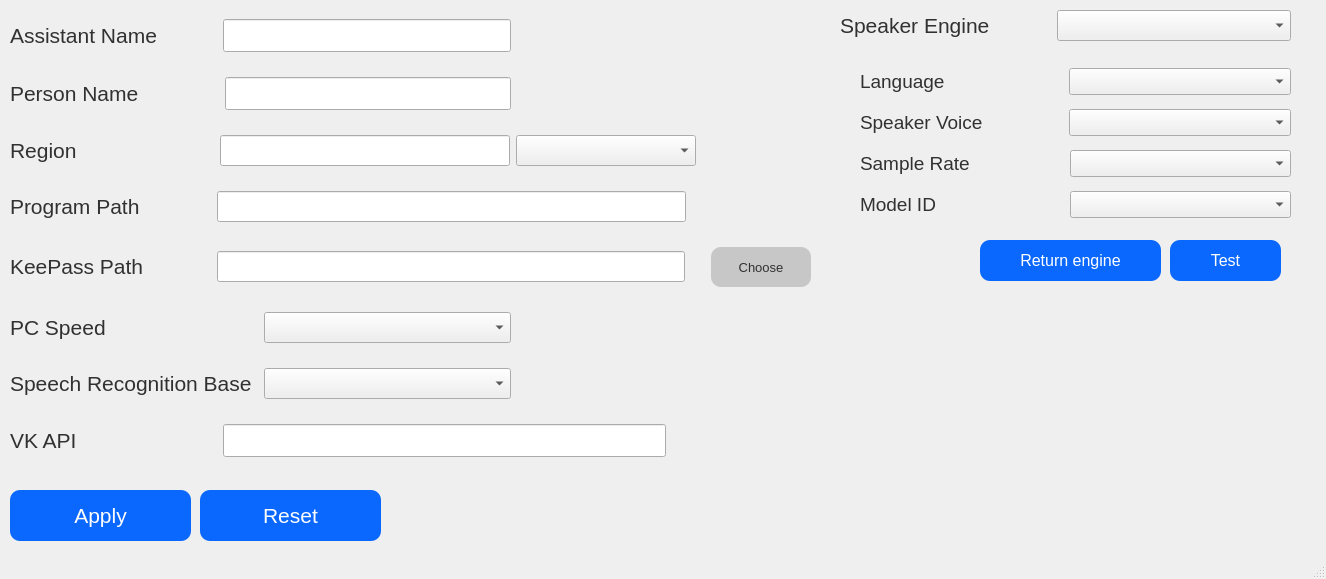
<?xml version="1.0" encoding="UTF-8"?>
<ui version="4.0">
 <class>Settings_window</class>
 <widget class="QMainWindow" name="Settings_window">
  <property name="geometry">
   <rect>
    <x>0</x>
    <y>0</y>
    <width>1326</width>
    <height>579</height>
   </rect>
  </property>
  <property name="windowTitle">
   <string>MainWindow</string>
  </property>
  <widget class="QWidget" name="centralwidget">
   <widget class="QWidget" name="verticalLayoutWidget_2">
    <property name="geometry">
     <rect>
      <x>860</x>
      <y>60</y>
      <width>451</width>
      <height>167</height>
     </rect>
    </property>
    <layout class="QVBoxLayout" name="verticalLayout_2">
     <item>
      <layout class="QHBoxLayout" name="horizontalLayout_11">
       <item>
        <widget class="QLabel" name="label_12">
         <property name="maximumSize">
          <size>
           <width>103</width>
           <height>29</height>
          </size>
         </property>
         <property name="styleSheet">
          <string notr="true">color: rgb(49, 49, 49);</string>
         </property>
         <property name="text">
          <string>&lt;html&gt;&lt;head/&gt;&lt;body&gt;&lt;p&gt;&lt;span style=&quot; font-size:14pt;&quot;&gt;Language&lt;/span&gt;&lt;/p&gt;&lt;/body&gt;&lt;/html&gt;</string>
         </property>
        </widget>
       </item>
       <item>
        <spacer name="horizontalSpacer_19">
         <property name="orientation">
          <enum>Qt::Horizontal</enum>
         </property>
         <property name="sizeType">
          <enum>QSizePolicy::Fixed</enum>
         </property>
         <property name="sizeHint" stdset="0">
          <size>
           <width>100</width>
           <height>20</height>
          </size>
         </property>
        </spacer>
       </item>
       <item>
        <widget class="QComboBox" name="language">
         <property name="font">
          <font>
           <pointsize>12</pointsize>
          </font>
         </property>
        </widget>
       </item>
       <item>
        <spacer name="horizontalSpacer_20">
         <property name="orientation">
          <enum>Qt::Horizontal</enum>
         </property>
         <property name="sizeType">
          <enum>QSizePolicy::Fixed</enum>
         </property>
         <property name="sizeHint" stdset="0">
          <size>
           <width>20</width>
           <height>20</height>
          </size>
         </property>
        </spacer>
       </item>
      </layout>
     </item>
     <item>
      <layout class="QHBoxLayout" name="horizontalLayout_13">
       <item>
        <widget class="QLabel" name="label_14">
         <property name="maximumSize">
          <size>
           <width>150</width>
           <height>29</height>
          </size>
         </property>
         <property name="styleSheet">
          <string notr="true">color: rgb(49, 49, 49);</string>
         </property>
         <property name="text">
          <string>&lt;html&gt;&lt;head/&gt;&lt;body&gt;&lt;p&gt;&lt;span style=&quot; font-size:14pt;&quot;&gt;Speaker Voice&lt;/span&gt;&lt;/p&gt;&lt;/body&gt;&lt;/html&gt;</string>
         </property>
        </widget>
       </item>
       <item>
        <spacer name="horizontalSpacer_23">
         <property name="orientation">
          <enum>Qt::Horizontal</enum>
         </property>
         <property name="sizeType">
          <enum>QSizePolicy::Fixed</enum>
         </property>
         <property name="sizeHint" stdset="0">
          <size>
           <width>53</width>
           <height>20</height>
          </size>
         </property>
        </spacer>
       </item>
       <item>
        <widget class="QComboBox" name="speaker_voice">
         <property name="font">
          <font>
           <pointsize>12</pointsize>
          </font>
         </property>
        </widget>
       </item>
       <item>
        <spacer name="horizontalSpacer_24">
         <property name="orientation">
          <enum>Qt::Horizontal</enum>
         </property>
         <property name="sizeType">
          <enum>QSizePolicy::Fixed</enum>
         </property>
         <property name="sizeHint" stdset="0">
          <size>
           <width>20</width>
           <height>20</height>
          </size>
         </property>
        </spacer>
       </item>
      </layout>
     </item>
     <item>
      <layout class="QHBoxLayout" name="horizontalLayout_15">
       <item>
        <widget class="QLabel" name="label_16">
         <property name="maximumSize">
          <size>
           <width>134</width>
           <height>29</height>
          </size>
         </property>
         <property name="styleSheet">
          <string notr="true">color: rgb(49, 49, 49);</string>
         </property>
         <property name="text">
          <string>&lt;html&gt;&lt;head/&gt;&lt;body&gt;&lt;p&gt;&lt;span style=&quot; font-size:14pt;&quot;&gt;Sample Rate&lt;/span&gt;&lt;/p&gt;&lt;/body&gt;&lt;/html&gt;</string>
         </property>
        </widget>
       </item>
       <item>
        <spacer name="horizontalSpacer_27">
         <property name="orientation">
          <enum>Qt::Horizontal</enum>
         </property>
         <property name="sizeType">
          <enum>QSizePolicy::Fixed</enum>
         </property>
         <property name="sizeHint" stdset="0">
          <size>
           <width>70</width>
           <height>20</height>
          </size>
         </property>
        </spacer>
       </item>
       <item>
        <widget class="QComboBox" name="sample_rate">
         <property name="font">
          <font>
           <pointsize>12</pointsize>
          </font>
         </property>
        </widget>
       </item>
       <item>
        <spacer name="horizontalSpacer_28">
         <property name="orientation">
          <enum>Qt::Horizontal</enum>
         </property>
         <property name="sizeType">
          <enum>QSizePolicy::Fixed</enum>
         </property>
         <property name="sizeHint" stdset="0">
          <size>
           <width>20</width>
           <height>20</height>
          </size>
         </property>
        </spacer>
       </item>
      </layout>
     </item>
     <item>
      <layout class="QHBoxLayout" name="horizontalLayout_12">
       <item>
        <widget class="QLabel" name="label_13">
         <property name="maximumSize">
          <size>
           <width>96</width>
           <height>29</height>
          </size>
         </property>
         <property name="styleSheet">
          <string notr="true">color: rgb(49, 49, 49);</string>
         </property>
         <property name="text">
          <string>&lt;html&gt;&lt;head/&gt;&lt;body&gt;&lt;p&gt;&lt;span style=&quot; font-size:14pt;&quot;&gt;Model ID&lt;/span&gt;&lt;/p&gt;&lt;/body&gt;&lt;/html&gt;</string>
         </property>
        </widget>
       </item>
       <item>
        <spacer name="horizontalSpacer_21">
         <property name="orientation">
          <enum>Qt::Horizontal</enum>
         </property>
         <property name="sizeType">
          <enum>QSizePolicy::Fixed</enum>
         </property>
         <property name="sizeHint" stdset="0">
          <size>
           <width>108</width>
           <height>20</height>
          </size>
         </property>
        </spacer>
       </item>
       <item>
        <widget class="QComboBox" name="model_id">
         <property name="font">
          <font>
           <pointsize>12</pointsize>
          </font>
         </property>
        </widget>
       </item>
       <item>
        <spacer name="horizontalSpacer_22">
         <property name="orientation">
          <enum>Qt::Horizontal</enum>
         </property>
         <property name="sizeType">
          <enum>QSizePolicy::Fixed</enum>
         </property>
         <property name="sizeHint" stdset="0">
          <size>
           <width>20</width>
           <height>20</height>
          </size>
         </property>
        </spacer>
       </item>
      </layout>
     </item>
    </layout>
   </widget>
   <widget class="QPushButton" name="test">
    <property name="enabled">
     <bool>true</bool>
    </property>
    <property name="geometry">
     <rect>
      <x>1170</x>
      <y>240</y>
      <width>111</width>
      <height>41</height>
     </rect>
    </property>
    <property name="sizePolicy">
     <sizepolicy hsizetype="Maximum" vsizetype="Maximum">
      <horstretch>0</horstretch>
      <verstretch>0</verstretch>
     </sizepolicy>
    </property>
    <property name="maximumSize">
     <size>
      <width>200</width>
      <height>60</height>
     </size>
    </property>
    <property name="font">
     <font>
      <family>MS Shell Dlg 2</family>
      <pointsize>12</pointsize>
      <weight>50</weight>
      <italic>false</italic>
      <bold>false</bold>
     </font>
    </property>
    <property name="styleSheet">
     <string notr="true">QPushButton{
	background-color: rgb(10, 104, 255);
	color: rgb(255, 255, 255);
	font: 12pt &quot;MS Shell Dlg 2&quot;;
	border-radius: 10px;
}

QPushButton:hover{
	background-color: rgb(57, 159, 255);
	color: rgb(255, 255, 255);
	font: 12pt &quot;MS Shell Dlg 2&quot;;
	border-radius: 10px;
}

QPushButton:pressed{
	background-color: rgb(10, 104, 255);
	color: rgb(255, 255, 255);
	font: 12pt &quot;MS Shell Dlg 2&quot;;
	border-radius: 10px;
	
}</string>
    </property>
    <property name="text">
     <string>Test</string>
    </property>
   </widget>
   <widget class="QWidget" name="horizontalLayoutWidget_10">
    <property name="geometry">
     <rect>
      <x>840</x>
      <y>0</y>
      <width>471</width>
      <height>51</height>
     </rect>
    </property>
    <layout class="QHBoxLayout" name="horizontalLayout_10">
     <item>
      <widget class="QLabel" name="label_11">
       <property name="maximumSize">
        <size>
         <width>201</width>
         <height>41</height>
        </size>
       </property>
       <property name="styleSheet">
        <string notr="true">color: rgb(49, 49, 49);</string>
       </property>
       <property name="text">
        <string>&lt;html&gt;&lt;head/&gt;&lt;body&gt;&lt;p&gt;&lt;span style=&quot; font-size:16pt;&quot;&gt;Speaker Engine&lt;/span&gt;&lt;/p&gt;&lt;/body&gt;&lt;/html&gt;</string>
       </property>
      </widget>
     </item>
     <item>
      <spacer name="horizontalSpacer_17">
       <property name="orientation">
        <enum>Qt::Horizontal</enum>
       </property>
       <property name="sizeType">
        <enum>QSizePolicy::Fixed</enum>
       </property>
       <property name="sizeHint" stdset="0">
        <size>
         <width>10</width>
         <height>20</height>
        </size>
       </property>
      </spacer>
     </item>
     <item>
      <widget class="QComboBox" name="speaker_engine">
       <property name="font">
        <font>
         <pointsize>14</pointsize>
        </font>
       </property>
      </widget>
     </item>
     <item>
      <spacer name="horizontalSpacer_18">
       <property name="orientation">
        <enum>Qt::Horizontal</enum>
       </property>
       <property name="sizeType">
        <enum>QSizePolicy::Fixed</enum>
       </property>
       <property name="sizeHint" stdset="0">
        <size>
         <width>20</width>
         <height>20</height>
        </size>
       </property>
      </spacer>
     </item>
    </layout>
   </widget>
   <widget class="QWidget" name="verticalLayoutWidget">
    <property name="geometry">
     <rect>
      <x>10</x>
      <y>0</y>
      <width>801</width>
      <height>481</height>
     </rect>
    </property>
    <layout class="QVBoxLayout" name="verticalLayout">
     <item>
      <layout class="QHBoxLayout" name="horizontalLayout_5">
       <item>
        <widget class="QLabel" name="label_6">
         <property name="styleSheet">
          <string notr="true">color: rgb(49, 49, 49);</string>
         </property>
         <property name="text">
          <string>&lt;html&gt;&lt;head/&gt;&lt;body&gt;&lt;p&gt;&lt;span style=&quot; font-size:16pt;&quot;&gt;Assistant Name&lt;/span&gt;&lt;/p&gt;&lt;/body&gt;&lt;/html&gt;</string>
         </property>
        </widget>
       </item>
       <item>
        <spacer name="horizontalSpacer_5">
         <property name="orientation">
          <enum>Qt::Horizontal</enum>
         </property>
         <property name="sizeType">
          <enum>QSizePolicy::Minimum</enum>
         </property>
         <property name="sizeHint" stdset="0">
          <size>
           <width>60</width>
           <height>20</height>
          </size>
         </property>
        </spacer>
       </item>
       <item>
        <widget class="QLineEdit" name="assistant_name">
         <property name="sizePolicy">
          <sizepolicy hsizetype="Expanding" vsizetype="Fixed">
           <horstretch>0</horstretch>
           <verstretch>0</verstretch>
          </sizepolicy>
         </property>
         <property name="font">
          <font>
           <pointsize>16</pointsize>
          </font>
         </property>
         <property name="styleSheet">
          <string notr="true">color: rgb(49, 49, 49);</string>
         </property>
         <property name="text">
          <string/>
         </property>
        </widget>
       </item>
       <item>
        <spacer name="horizontalSpacer_9">
         <property name="orientation">
          <enum>Qt::Horizontal</enum>
         </property>
         <property name="sizeType">
          <enum>QSizePolicy::Fixed</enum>
         </property>
         <property name="sizeHint" stdset="0">
          <size>
           <width>300</width>
           <height>20</height>
          </size>
         </property>
        </spacer>
       </item>
      </layout>
     </item>
     <item>
      <layout class="QHBoxLayout" name="horizontalLayout_3">
       <item>
        <widget class="QLabel" name="label_4">
         <property name="styleSheet">
          <string notr="true">color: rgb(49, 49, 49);</string>
         </property>
         <property name="text">
          <string>&lt;html&gt;&lt;head/&gt;&lt;body&gt;&lt;p&gt;&lt;span style=&quot; font-size:16pt;&quot;&gt;Person Name&lt;/span&gt;&lt;/p&gt;&lt;/body&gt;&lt;/html&gt;</string>
         </property>
        </widget>
       </item>
       <item>
        <spacer name="horizontalSpacer_3">
         <property name="orientation">
          <enum>Qt::Horizontal</enum>
         </property>
         <property name="sizeType">
          <enum>QSizePolicy::Fixed</enum>
         </property>
         <property name="sizeHint" stdset="0">
          <size>
           <width>80</width>
           <height>20</height>
          </size>
         </property>
        </spacer>
       </item>
       <item>
        <widget class="QLineEdit" name="person_name">
         <property name="sizePolicy">
          <sizepolicy hsizetype="Expanding" vsizetype="Fixed">
           <horstretch>0</horstretch>
           <verstretch>0</verstretch>
          </sizepolicy>
         </property>
         <property name="font">
          <font>
           <pointsize>16</pointsize>
          </font>
         </property>
         <property name="styleSheet">
          <string notr="true">color: rgb(49, 49, 49);</string>
         </property>
         <property name="text">
          <string/>
         </property>
        </widget>
       </item>
       <item>
        <spacer name="horizontalSpacer_10">
         <property name="orientation">
          <enum>Qt::Horizontal</enum>
         </property>
         <property name="sizeType">
          <enum>QSizePolicy::Fixed</enum>
         </property>
         <property name="sizeHint" stdset="0">
          <size>
           <width>300</width>
           <height>20</height>
          </size>
         </property>
        </spacer>
       </item>
      </layout>
     </item>
     <item>
      <layout class="QHBoxLayout" name="horizontalLayout_4">
       <item>
        <widget class="QLabel" name="label_5">
         <property name="styleSheet">
          <string notr="true">color: rgb(49, 49, 49);</string>
         </property>
         <property name="text">
          <string>&lt;html&gt;&lt;head/&gt;&lt;body&gt;&lt;p&gt;&lt;span style=&quot; font-size:16pt;&quot;&gt;Region&lt;/span&gt;&lt;/p&gt;&lt;/body&gt;&lt;/html&gt;</string>
         </property>
        </widget>
       </item>
       <item>
        <widget class="QLineEdit" name="line_region">
         <property name="sizePolicy">
          <sizepolicy hsizetype="Expanding" vsizetype="Fixed">
           <horstretch>0</horstretch>
           <verstretch>0</verstretch>
          </sizepolicy>
         </property>
         <property name="minimumSize">
          <size>
           <width>260</width>
           <height>31</height>
          </size>
         </property>
         <property name="maximumSize">
          <size>
           <width>290</width>
           <height>31</height>
          </size>
         </property>
         <property name="font">
          <font>
           <pointsize>16</pointsize>
          </font>
         </property>
         <property name="styleSheet">
          <string notr="true">color: rgb(49, 49, 49);</string>
         </property>
         <property name="text">
          <string/>
         </property>
        </widget>
       </item>
       <item>
        <widget class="QComboBox" name="region">
         <property name="maximumSize">
          <size>
           <width>180</width>
           <height>16777215</height>
          </size>
         </property>
         <property name="font">
          <font>
           <pointsize>14</pointsize>
          </font>
         </property>
        </widget>
       </item>
       <item>
        <spacer name="horizontalSpacer_11">
         <property name="orientation">
          <enum>Qt::Horizontal</enum>
         </property>
         <property name="sizeType">
          <enum>QSizePolicy::Fixed</enum>
         </property>
         <property name="sizeHint" stdset="0">
          <size>
           <width>115</width>
           <height>20</height>
          </size>
         </property>
        </spacer>
       </item>
      </layout>
     </item>
     <item>
      <layout class="QHBoxLayout" name="horizontalLayout_6">
       <item>
        <widget class="QLabel" name="label_7">
         <property name="maximumSize">
          <size>
           <width>191</width>
           <height>52</height>
          </size>
         </property>
         <property name="font">
          <font>
           <pointsize>18</pointsize>
          </font>
         </property>
         <property name="styleSheet">
          <string notr="true">color: rgb(49, 49, 49);</string>
         </property>
         <property name="text">
          <string>&lt;html&gt;&lt;head/&gt;&lt;body&gt;&lt;p&gt;&lt;span style=&quot; font-size:16pt;&quot;&gt;Program Path&lt;/span&gt;&lt;/p&gt;&lt;/body&gt;&lt;/html&gt;</string>
         </property>
        </widget>
       </item>
       <item>
        <spacer name="horizontalSpacer">
         <property name="orientation">
          <enum>Qt::Horizontal</enum>
         </property>
         <property name="sizeType">
          <enum>QSizePolicy::Fixed</enum>
         </property>
         <property name="sizeHint" stdset="0">
          <size>
           <width>10</width>
           <height>20</height>
          </size>
         </property>
        </spacer>
       </item>
       <item>
        <widget class="QLineEdit" name="program_path">
         <property name="sizePolicy">
          <sizepolicy hsizetype="Maximum" vsizetype="Maximum">
           <horstretch>0</horstretch>
           <verstretch>0</verstretch>
          </sizepolicy>
         </property>
         <property name="maximumSize">
          <size>
           <width>600</width>
           <height>31</height>
          </size>
         </property>
         <property name="font">
          <font>
           <pointsize>12</pointsize>
          </font>
         </property>
         <property name="styleSheet">
          <string notr="true">color: rgb(49, 49, 49);</string>
         </property>
        </widget>
       </item>
       <item>
        <spacer name="horizontalSpacer_6">
         <property name="orientation">
          <enum>Qt::Horizontal</enum>
         </property>
         <property name="sizeType">
          <enum>QSizePolicy::Fixed</enum>
         </property>
         <property name="sizeHint" stdset="0">
          <size>
           <width>125</width>
           <height>20</height>
          </size>
         </property>
        </spacer>
       </item>
      </layout>
     </item>
     <item>
      <layout class="QHBoxLayout" name="horizontalLayout_9">
       <item>
        <widget class="QLabel" name="label_10">
         <property name="maximumSize">
          <size>
           <width>191</width>
           <height>51</height>
          </size>
         </property>
         <property name="font">
          <font>
           <pointsize>18</pointsize>
          </font>
         </property>
         <property name="styleSheet">
          <string notr="true">color: rgb(49, 49, 49);</string>
         </property>
         <property name="text">
          <string>&lt;html&gt;&lt;head/&gt;&lt;body&gt;&lt;p&gt;&lt;span style=&quot; font-size:16pt;&quot;&gt;KeePass Path&lt;/span&gt;&lt;/p&gt;&lt;/body&gt;&lt;/html&gt;</string>
         </property>
        </widget>
       </item>
       <item>
        <spacer name="horizontalSpacer_15">
         <property name="orientation">
          <enum>Qt::Horizontal</enum>
         </property>
         <property name="sizeType">
          <enum>QSizePolicy::Fixed</enum>
         </property>
         <property name="sizeHint" stdset="0">
          <size>
           <width>10</width>
           <height>20</height>
          </size>
         </property>
        </spacer>
       </item>
       <item>
        <widget class="QLineEdit" name="keepass_path">
         <property name="sizePolicy">
          <sizepolicy hsizetype="Maximum" vsizetype="Maximum">
           <horstretch>0</horstretch>
           <verstretch>0</verstretch>
          </sizepolicy>
         </property>
         <property name="maximumSize">
          <size>
           <width>600</width>
           <height>31</height>
          </size>
         </property>
         <property name="font">
          <font>
           <pointsize>12</pointsize>
          </font>
         </property>
         <property name="styleSheet">
          <string notr="true">color: rgb(49, 49, 49);</string>
         </property>
        </widget>
       </item>
       <item>
        <spacer name="horizontalSpacer_16">
         <property name="orientation">
          <enum>Qt::Horizontal</enum>
         </property>
         <property name="sizeType">
          <enum>QSizePolicy::Fixed</enum>
         </property>
         <property name="sizeHint" stdset="0">
          <size>
           <width>20</width>
           <height>20</height>
          </size>
         </property>
        </spacer>
       </item>
       <item>
        <widget class="QPushButton" name="choose_keepass_path">
         <property name="enabled">
          <bool>true</bool>
         </property>
         <property name="sizePolicy">
          <sizepolicy hsizetype="Maximum" vsizetype="Maximum">
           <horstretch>0</horstretch>
           <verstretch>0</verstretch>
          </sizepolicy>
         </property>
         <property name="maximumSize">
          <size>
           <width>100</width>
           <height>40</height>
          </size>
         </property>
         <property name="font">
          <font>
           <family>MS Shell Dlg 2</family>
           <pointsize>10</pointsize>
           <weight>50</weight>
           <italic>false</italic>
           <bold>false</bold>
          </font>
         </property>
         <property name="styleSheet">
          <string notr="true">QPushButton{
	background-color: rgb(199, 199, 199);
	color: rgb(49, 49, 49);
	font: 10pt &quot;MS Shell Dlg 2&quot;;
	border-radius: 10px;
}

QPushButton:hover{
	
	background-color: rgb(184, 184, 184);
	color: rgb(49, 49, 49);
	font: 10pt &quot;MS Shell Dlg 2&quot;;
	border-radius: 10px;
}

QPushButton:pressed{
	background-color: rgb(89, 89, 89);
	color: rgb(49, 49, 49);
	font: 10pt &quot;MS Shell Dlg 2&quot;;
	border-radius: 10px;
	
}</string>
         </property>
         <property name="text">
          <string>Choose</string>
         </property>
        </widget>
       </item>
      </layout>
     </item>
     <item>
      <layout class="QHBoxLayout" name="horizontalLayout_2">
       <item>
        <widget class="QLabel" name="label_3">
         <property name="styleSheet">
          <string notr="true">color: rgb(49, 49, 49);</string>
         </property>
         <property name="text">
          <string>&lt;html&gt;&lt;head/&gt;&lt;body&gt;&lt;p&gt;&lt;span style=&quot; font-size:16pt;&quot;&gt;PC Speed&lt;/span&gt;&lt;/p&gt;&lt;/body&gt;&lt;/html&gt;</string>
         </property>
        </widget>
       </item>
       <item>
        <widget class="QComboBox" name="pc_speed">
         <property name="font">
          <font>
           <pointsize>14</pointsize>
          </font>
         </property>
        </widget>
       </item>
       <item>
        <spacer name="horizontalSpacer_12">
         <property name="orientation">
          <enum>Qt::Horizontal</enum>
         </property>
         <property name="sizeType">
          <enum>QSizePolicy::Fixed</enum>
         </property>
         <property name="sizeHint" stdset="0">
          <size>
           <width>300</width>
           <height>20</height>
          </size>
         </property>
        </spacer>
       </item>
      </layout>
     </item>
     <item>
      <layout class="QHBoxLayout" name="horizontalLayout_7">
       <item>
        <widget class="QLabel" name="label_8">
         <property name="styleSheet">
          <string notr="true">color: rgb(49, 49, 49);</string>
         </property>
         <property name="text">
          <string>&lt;html&gt;&lt;head/&gt;&lt;body&gt;&lt;p&gt;&lt;span style=&quot; font-size:16pt;&quot;&gt;Speech Recognition Base&lt;/span&gt;&lt;/p&gt;&lt;/body&gt;&lt;/html&gt;</string>
         </property>
        </widget>
       </item>
       <item>
        <widget class="QComboBox" name="speech_recognition_base">
         <property name="font">
          <font>
           <pointsize>14</pointsize>
          </font>
         </property>
         <property name="placeholderText">
          <string/>
         </property>
        </widget>
       </item>
       <item>
        <spacer name="horizontalSpacer_13">
         <property name="orientation">
          <enum>Qt::Horizontal</enum>
         </property>
         <property name="sizeType">
          <enum>QSizePolicy::Fixed</enum>
         </property>
         <property name="sizeHint" stdset="0">
          <size>
           <width>300</width>
           <height>20</height>
          </size>
         </property>
        </spacer>
       </item>
      </layout>
     </item>
     <item>
      <layout class="QHBoxLayout" name="horizontalLayout_8">
       <item>
        <widget class="QLabel" name="label_9">
         <property name="styleSheet">
          <string notr="true">color: rgb(49, 49, 49);</string>
         </property>
         <property name="text">
          <string>&lt;html&gt;&lt;head/&gt;&lt;body&gt;&lt;p&gt;&lt;span style=&quot; font-size:16pt;&quot;&gt;VK API&lt;/span&gt;&lt;/p&gt;&lt;/body&gt;&lt;/html&gt;</string>
         </property>
        </widget>
       </item>
       <item>
        <spacer name="horizontalSpacer_8">
         <property name="orientation">
          <enum>Qt::Horizontal</enum>
         </property>
         <property name="sizeType">
          <enum>QSizePolicy::Minimum</enum>
         </property>
         <property name="sizeHint" stdset="0">
          <size>
           <width>140</width>
           <height>20</height>
          </size>
         </property>
        </spacer>
       </item>
       <item>
        <widget class="QLineEdit" name="vk_api">
         <property name="sizePolicy">
          <sizepolicy hsizetype="Expanding" vsizetype="Fixed">
           <horstretch>0</horstretch>
           <verstretch>0</verstretch>
          </sizepolicy>
         </property>
         <property name="font">
          <font>
           <pointsize>16</pointsize>
          </font>
         </property>
         <property name="styleSheet">
          <string notr="true">color: rgb(49, 49, 49);</string>
         </property>
        </widget>
       </item>
       <item>
        <spacer name="horizontalSpacer_14">
         <property name="orientation">
          <enum>Qt::Horizontal</enum>
         </property>
         <property name="sizeType">
          <enum>QSizePolicy::Fixed</enum>
         </property>
         <property name="sizeHint" stdset="0">
          <size>
           <width>145</width>
           <height>20</height>
          </size>
         </property>
        </spacer>
       </item>
      </layout>
     </item>
    </layout>
   </widget>
   <widget class="QPushButton" name="backup_to_mine">
    <property name="enabled">
     <bool>true</bool>
    </property>
    <property name="geometry">
     <rect>
      <x>980</x>
      <y>240</y>
      <width>181</width>
      <height>41</height>
     </rect>
    </property>
    <property name="sizePolicy">
     <sizepolicy hsizetype="Maximum" vsizetype="Maximum">
      <horstretch>0</horstretch>
      <verstretch>0</verstretch>
     </sizepolicy>
    </property>
    <property name="maximumSize">
     <size>
      <width>200</width>
      <height>60</height>
     </size>
    </property>
    <property name="font">
     <font>
      <family>MS Shell Dlg 2</family>
      <pointsize>12</pointsize>
      <weight>50</weight>
      <italic>false</italic>
      <bold>false</bold>
     </font>
    </property>
    <property name="styleSheet">
     <string notr="true">QPushButton{
	background-color: rgb(10, 104, 255);
	color: rgb(255, 255, 255);
	font: 12pt &quot;MS Shell Dlg 2&quot;;
	border-radius: 10px;
}

QPushButton:hover{
	background-color: rgb(57, 159, 255);
	color: rgb(255, 255, 255);
	font: 12pt &quot;MS Shell Dlg 2&quot;;
	border-radius: 10px;
}

QPushButton:pressed{
	background-color: rgb(10, 104, 255);
	color: rgb(255, 255, 255);
	font: 12pt &quot;MS Shell Dlg 2&quot;;
	border-radius: 10px;
	
}</string>
    </property>
    <property name="text">
     <string>Return engine</string>
    </property>
   </widget>
   <widget class="QPushButton" name="apply">
    <property name="enabled">
     <bool>true</bool>
    </property>
    <property name="geometry">
     <rect>
      <x>10</x>
      <y>490</y>
      <width>181</width>
      <height>51</height>
     </rect>
    </property>
    <property name="sizePolicy">
     <sizepolicy hsizetype="Maximum" vsizetype="Maximum">
      <horstretch>0</horstretch>
      <verstretch>0</verstretch>
     </sizepolicy>
    </property>
    <property name="maximumSize">
     <size>
      <width>200</width>
      <height>60</height>
     </size>
    </property>
    <property name="font">
     <font>
      <family>MS Shell Dlg 2</family>
      <pointsize>16</pointsize>
      <weight>50</weight>
      <italic>false</italic>
      <bold>false</bold>
     </font>
    </property>
    <property name="styleSheet">
     <string notr="true">QPushButton{
	background-color: rgb(10, 104, 255);
	color: rgb(255, 255, 255);
	font: 16pt &quot;MS Shell Dlg 2&quot;;
	border-radius: 10px;
}

QPushButton:hover{
	background-color: rgb(57, 159, 255);
	color: rgb(255, 255, 255);
	font: 16pt &quot;MS Shell Dlg 2&quot;;
	border-radius: 10px;
}

QPushButton:pressed{
	background-color: rgb(10, 104, 255);
	color: rgb(255, 255, 255);
	font: 16pt &quot;MS Shell Dlg 2&quot;;
	border-radius: 10px;
	
}</string>
    </property>
    <property name="text">
     <string>Apply</string>
    </property>
   </widget>
   <widget class="QPushButton" name="reset">
    <property name="enabled">
     <bool>true</bool>
    </property>
    <property name="geometry">
     <rect>
      <x>200</x>
      <y>490</y>
      <width>181</width>
      <height>51</height>
     </rect>
    </property>
    <property name="sizePolicy">
     <sizepolicy hsizetype="Maximum" vsizetype="Maximum">
      <horstretch>0</horstretch>
      <verstretch>0</verstretch>
     </sizepolicy>
    </property>
    <property name="maximumSize">
     <size>
      <width>200</width>
      <height>60</height>
     </size>
    </property>
    <property name="font">
     <font>
      <family>MS Shell Dlg 2</family>
      <pointsize>16</pointsize>
      <weight>50</weight>
      <italic>false</italic>
      <bold>false</bold>
     </font>
    </property>
    <property name="styleSheet">
     <string notr="true">QPushButton{
	background-color: rgb(10, 104, 255);
	color: rgb(255, 255, 255);
	font: 16pt &quot;MS Shell Dlg 2&quot;;
	border-radius: 10px;
}

QPushButton:hover{
	background-color: rgb(57, 159, 255);
	color: rgb(255, 255, 255);
	font: 16pt &quot;MS Shell Dlg 2&quot;;
	border-radius: 10px;
}

QPushButton:pressed{
	background-color: rgb(10, 104, 255);
	color: rgb(255, 255, 255);
	font: 16pt &quot;MS Shell Dlg 2&quot;;
	border-radius: 10px;
	
}</string>
    </property>
    <property name="text">
     <string>Reset</string>
    </property>
   </widget>
  </widget>
  <widget class="QMenuBar" name="menubar">
   <property name="geometry">
    <rect>
     <x>0</x>
     <y>0</y>
     <width>1326</width>
     <height>21</height>
    </rect>
   </property>
  </widget>
  <widget class="QStatusBar" name="statusbar"/>
 </widget>
 <resources/>
 <connections/>
</ui>
